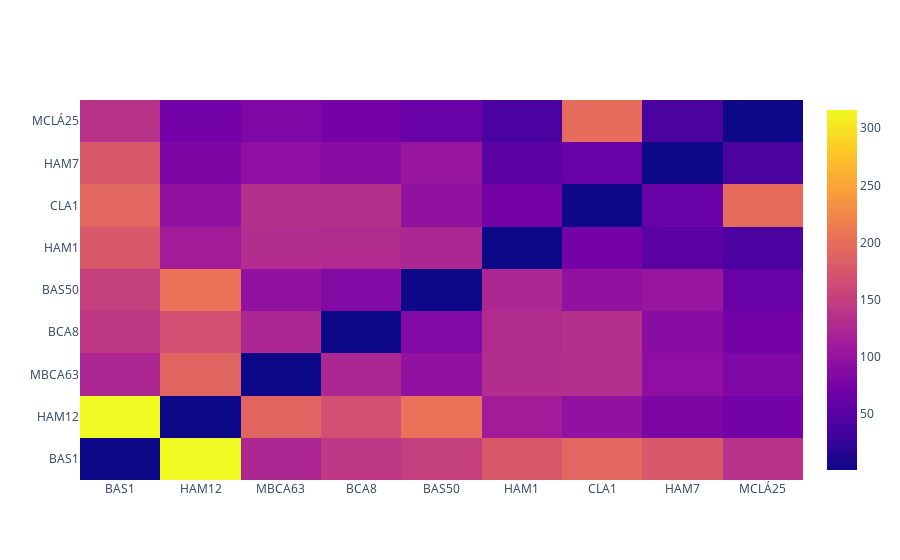

The cell this chart's notebook holds for it:
### Code cell
values_list = datatemp1.values.tolist()
productos = ['BAS1', 'HAM12', 'MBCA63', 'BCA8', 'BAS50', 'HAM1','CLA1', 'HAM7', 'MCLÁ25']
fig = go.Figure(data=go.Heatmap(
                    x=productos,
                    y=productos,
                    z=values_list))
fig.show()

### Figure 1 — Plotly figure (JSON) as saved in the notebook; plotly's stock layout.template omitted (floating-point values rounded to 4 significant figures)
{"data": [{"type": "heatmap", "x": ["BAS1", "HAM12", "MBCA63", "BCA8", "BAS50", "HAM1", "CLA1", "HAM7", "MCLÁ25"], "y": ["BAS1", "HAM12", "MBCA63", "BCA8", "BAS50", "HAM1", "CLA1", "HAM7", "MCLÁ25"], "z": [[1, 316, 123, 142, 151, 178, 192, 177, 136], [316, 1, 190, 168, 204, 112, 97, 80, 72], [123, 190, 1, 124, 97, 130, 132, 94, 81], [142, 168, 124, 1, 84, 128, 133, 90, 73], [151, 204, 97, 84, 1, 124, 98, 103, 63], [178, 112, 130, 128, 124, 1, 73, 53, 39], [192, 97, 132, 133, 98, 73, 1, 63, 197], [177, 80, 94, 90, 103, 53, 63, 1, 40], [136, 72, 81, 73, 63, 39, 197, 40, 1]]}], "layout": {}}
